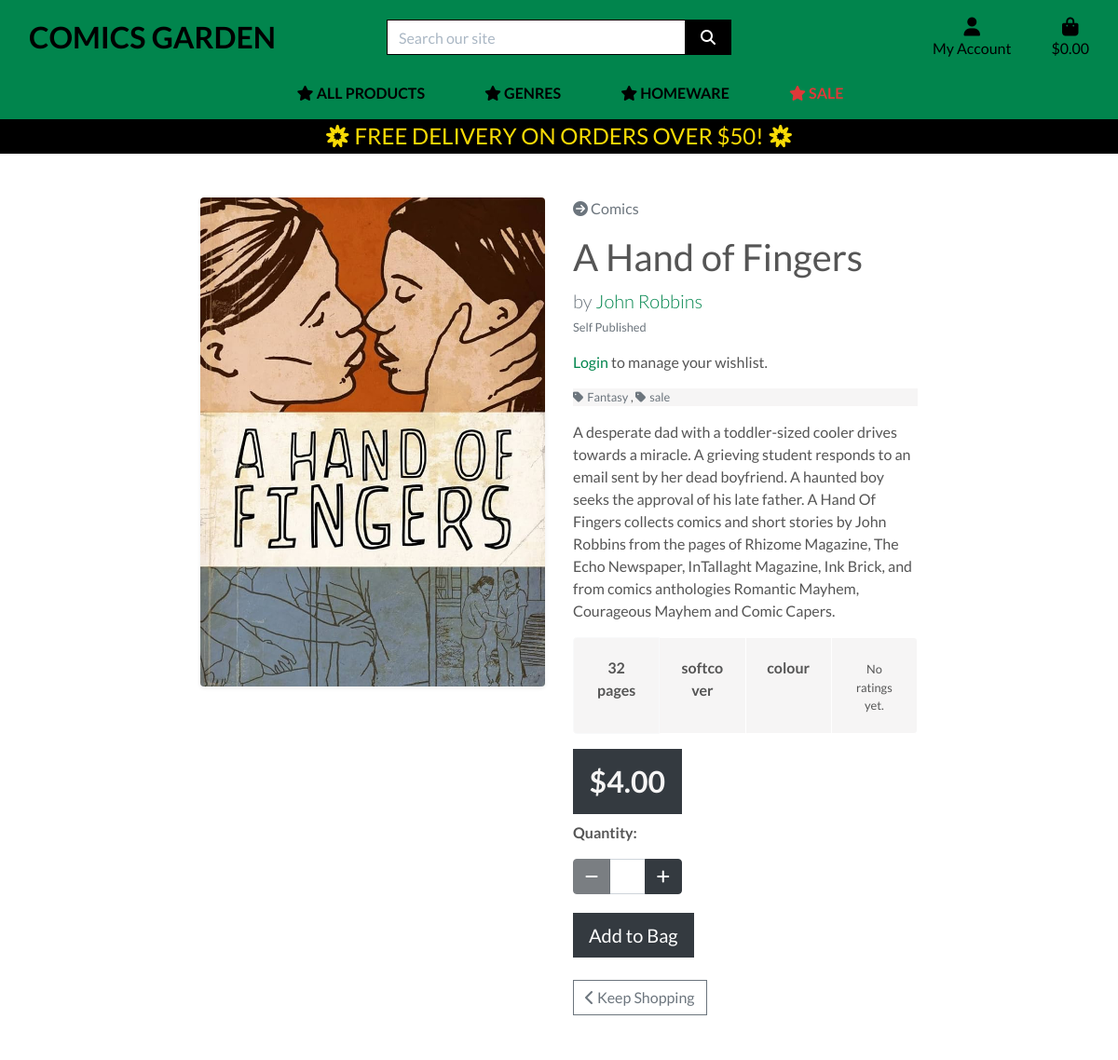
Page /products/3/ on the committed database.
### products/models.py (models this page shows, shortened)
class Product(models.Model):
    COVER_TYPE_CHOICES = [
        ('softcover', 'Softcover'),
        ('hardcover', 'Hardcover'),
    ]
    COLOR_CHOICES = [
        ('colour', 'Colour'),
        ('black_and_white', 'Black and White'),
        ('colour_bw', 'Colour + B&W'),
    ]
    artist = models.ForeignKey('Artist', null=True, blank=True, on_delete=models.SET_NULL)
    category = models.ForeignKey('Category', null=True, blank=True, on_delete=models.SET_NULL)
    publisher = models.ForeignKey('Publisher', null=True, blank=True, on_delete=models.SET_NULL)
    genres = models.ManyToManyField('Genre', blank=True)
    sku = models.CharField(max_length=254, null=True, blank=True)
    title = models.CharField(max_length=254)
    description = models.TextField()
    price = models.DecimalField(max_digits=6, decimal_places=2)
    rating = models.DecimalField(max_digits=6, decimal_places=2, null=True, blank=True)
    pages = models.IntegerField(null=True, blank=True)
    cover_type = models.CharField(max_length=50, choices=COVER_TYPE_CHOICES, blank=True)
    color_option = models.CharField(max_length=20, choices=COLOR_CHOICES, default='colour')
    image_url = models.URLField(max_length=1024, null=True, blank=True)
    image = models.ImageField(null=True, blank=True)
    date_added = models.DateTimeField(default=timezone.now)

class Category(models.Model):
    class Meta:
        verbose_name_plural = 'Categories'
    name = models.CharField(max_length=254)
    friendly_name = models.CharField(max_length=254, null=True, blank=True)

class Artist(models.Model):
    name = models.CharField(max_length=254, unique=True)
    description = models.TextField(blank=True, default="This is a great artist.")
    website = models.URLField(max_length=1024, null=True, blank=True)

class Publisher(models.Model):
    name = models.CharField(max_length=254, unique=True)
    def __str__(self):
        return self.name

class Genre(models.Model):
    name = models.CharField(max_length=254, unique=True)

### products/views.py (the view)
# urls.py: path('<int:product_id>/', views.product_detail, name='product_detail'),
def product_detail(request, product_id):
    product = get_object_or_404(Product, pk=product_id)
    in_wishlist = False
    if request.user.is_authenticated:
        in_wishlist = Wishlist.objects.filter(user=request.user, product=product).exists()
    context = {
        'product': product,
        'in_wishlist': in_wishlist,
    }
    return render(request, 'products/product_detail.html', context)

### bag/contexts.py (called while the page is built, shortened)
def bag_contents(request):
    bag_items = []
    total = 0
    product_count = 0
    bag = request.session.get('bag', {})
    if total < settings.FREE_DELIVERY_THRESHOLD:
        delivery = total * Decimal(settings.STANDARD_DELIVERY_PERCENTAGE / 100)
        free_delivery_delta = settings.FREE_DELIVERY_THRESHOLD - total
    else:
        delivery = 0
        free_delivery_delta = 0
    grand_total = delivery + total
    context = {
        'bag_items': bag_items,
        'total': total,
        'product_count': product_count,
        'delivery': delivery,
        'free_delivery_delta': free_delivery_delta,
        'free_delivery_threshold': settings.FREE_DELIVERY_THRESHOLD,
        'grand_total': grand_total,
    }
    return context

### products/contexts.py (called while the page is built)
def top_genres(request):
    top_genres = Genre.objects.annotate(num_products=Count('product')).exclude(name__iexact='sale').order_by('-num_products')[:10]
    return {'top_genres': top_genres}

### products/templates/products/product_detail.html (shortened to what this page needs)
{% extends "base.html" %}
{% load static %}
{% block page_header %}
    <div class="container header-container">
    </div>
{% endblock %}
{% block content %}
    <div class="overlay"></div>
    <div class="container-fluid">
            <div class="row">
                <div class="col-12 col-md-6 col-lg-4 offset-lg-2">
                    <div class="image-container my-5">
                        {% if product.image %}
                        <a href="{{ product.image.url }}" target="_blank">
                            <img class="img-fluid rounded shadow-sm" src="{{ product.image.url }}" alt="{{ product.title }}">
                        </a>
                        {% else %}
                        <a href="">
                            <img class="img-fluid rounded shadow-sm" src="{% static 'images/noimage.png' %}" alt="{{ product.title }}">
                        </a>
                        {% endif %}
                    </div>
                </div>
                <div class="col-12 col-md-6 col-lg-4">
                    <div class="product-details-container mb-5 mt-md-5">
                        {% if product.category %}
                        <a class="text-muted medium" href="{% url 'products' %}?category={{ product.category.name }}">
                            <i class="fa-solid fa-circle-arrow-right"></i> {{ product.category.friendly_name }}
                        </a>
                        {% endif %}
                        <h1 class="display-6 mt-3">{{ product.title }}</h1>
                        <p class="lead text-muted mb-1">
                            by <a href="{% url 'artist_detail' artist_id=product.artist.id %}" class="text-decoration-none">{{ product.artist.name }}</a>
                        </p>
                        {% if product.publisher %}
                        <p class="text-muted small">{{ product.publisher }}</p>
                        {% endif %}
                        <div class="my-3">
                            {% if user.is_authenticated %}
                            {% if in_wishlist %}
                            <a href="{% url 'remove_from_wishlist' product.id %}" class="btn btn-outline-danger text-black rounded-0"><i class="fa-regular fa-face-sad-tear"></i> Remove from Wishlist</a>
                            {% else %}
                            <a href="{% url 'add_to_wishlist' product.id %}" class="btn btn-dark text-white rounded-0"><i class="fa-regular fa-face-grin-stars"></i>  Add to Wishlist</a>
                            {% endif %}
                            {% else %}
                            <p><a href="{% url 'account_login' %}">Login</a> to manage your wishlist.</p>
                            {% endif %}
                        </div>
{% if product.genres.all %}
<p class="small mb-1 detail-bg">
    {% for genre in product.genres.all %}
    <a class="text-muted" href="{% url 'products' %}?genre={{ genre.name }}">
        <i class="fas fa-tag mr-1"></i>{{ genre.name }}
    </a>{% if not forloop.last %}, {% endif %}
    {% endfor %}
</p>
{% else %}
<p class="small mt-1 mb-0">No genres available</p>
{% endif %}
                        <p class="mt-3">{{ product.description }}</p>
  <div class="details-board">
    <div class="card-group">
        {% if product.pages %}
        <div class="card text-center border-light detail-bg">
            <div class="card-body">
                <p class="card-text font-weight-bold">{{ product.pages }} pages</p>
            </div>
        </div>
        {% endif %}
        {% if product.cover_type %}
        <div class="card text-center border-white detail-bg">
            <div class="card-body">
                <p class="card-text font-weight-bold">{{ product.cover_type }}</p>
            </div>
        </div>
        {% endif %}
        <div class="card text-center border-white detail-bg">
            <div class="card-body">
                <p class="card-text font-weight-bold">{{ product.color_option }}</p>
            </div>
        </div>
        <div class="card text-center border-white detail-bg">
            <div class="card-body">
                {% if product.rating %}
                <p class="card-text font-weight-bold text-muted">
                    <i class="fas fa-star mr-1"></i>{{ product.rating }} / 5
                </p>
                {% else %}
                <p class="small mt-1 mb-0">No ratings yet.</p>
                {% endif %}
            </div>
        </div>
    </div>
</div>
                        <form class="form" action="{% url 'add_to_bag' product.id %}" method="POST">
                            <div class="form-row">
                                <div class="col-4 mt-3">
                                    <h2 class="text-center p-3 pricetag">
                                        <span class="font-weight-bold" style="font-size: 2rem;">${{ product.price }}</span>
                                    </h2>
                                    <p><strong>Quantity:</strong></p>
                                    <div class="form-group">
                                        <div class="input-group">
                                            <div class="input-group-prepend">
                                                <button class="decrement-qty btn btn-dark" data-item_id="{{ product.id }}" id="decrement-qty_{{ product.id }}">
                                                    <i class="fas fa-minus"></i>
                                                </button>
                                            </div>
                                            <input class="form-control qty_input" type="number" name="quantity" value="1" min="1" max="99" data-item_id="{{ product.id }}" id="id_qty_{{ product.id }}">
                                            <div class="input-group-append">
                                                <button class="increment-qty btn btn-dark" data-item_id="{{ product.id }}" id="increment-qty_{{ product.id }}">
                                                    <i class="fas fa-plus"></i>
                                                </button>
                                            </div>
                                        </div>
                                    </div>
                                </div>
                                <div class="col-12 mt-1">
                                    <input type="submit" class="btn btn-dark rounded-0 btn-lg" value="Add to Bag">
                                </div>
                                <div class="col-12 mt-4">
                                <a href="{% url 'products' %}" class="btn btn-outline-secondary rounded-0">
                                    <i class="fas fa-chevron-left"></i> Keep Shopping
                                </a>
                            </div>
                            </div>
                        </form>
                    </div>
                </div>
            </div>
    </div>
{% endblock %}

### static/css/base.css (style rules this page uses)
html { height: 100%; }
body { background: url('/media/homepage_background_cropped.jpg') no-repeat center center fixed; background-size: cover; height: calc(100vh - 164px); color: #555; font-family: 'Lato'; }
a { color: #01854d; }
.overlay { height: 100%; width: 100%; top: 0; left: 0; position: fixed; background: white; z-index: -1; }
.detail-bg { background-color: #f6f5f5; }
.pricetag { color: #f6f5f5; background: #343a40; }
@media (min-width: 1200px) { .container { max-width: 80%; } }
@media (min-width: 992px) { .header-container { padding-top: 164px; } }

### rows in the picture
Product: image (picture), category.friendly_name "Comics", title "A Hand of Fingers", artist.name "John Robbins", publisher "Self Published", description "A desperate dad with a toddler-sized cooler drives towards a miracle. A grieving student responds to an email sent by her dead boyfriend. A haunted boy seeks the approval of his late father. A Hand Of Fingers collects comics and short stories by John Robbins from the pages of Rhizome Magazine, The Echo Newspaper, InTallaght Magazine, Ink Brick, and from comics anthologies Romantic Mayhem, Courageous Mayhem and Comic Capers.", pages "32", cover_type "softcover", color_option "colour", price "4.00"
Genre: name "Fantasy"
Genre: name "sale"

### other values in the picture
{{ free_delivery_threshold }} "50"
